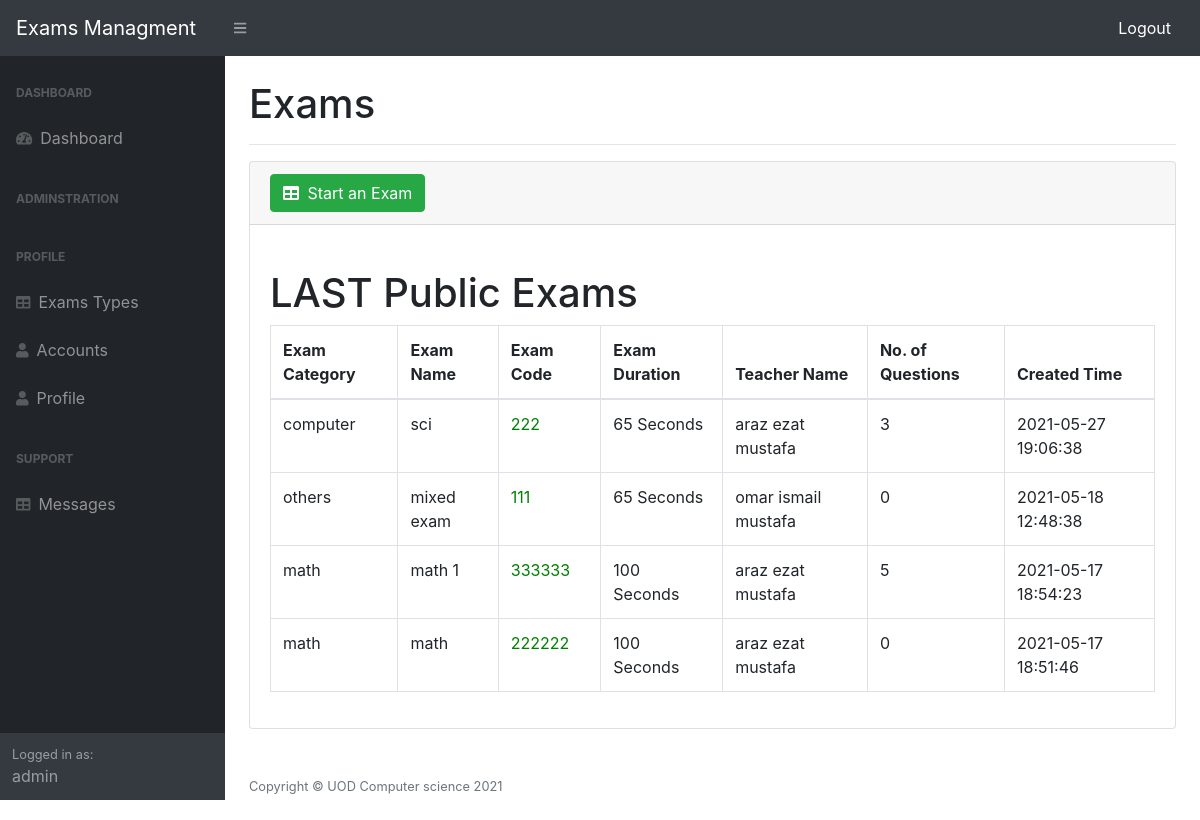
Screenshot of /admin/take_exam.php (signed in) with the database file from the repository.
### tables this page shows
CREATE TABLE `exams` (
  `ide` int(255) NOT NULL,
  `examName` text NOT NULL,
  `examCode` varchar(50) NOT NULL,
  `exam_duration` int(11) NOT NULL,
  `isEnable` int(11) NOT NULL,
  `isPublic` int(11) NOT NULL,
  `isRand` int(11) NOT NULL,
  `totalPoints` int(11) NOT NULL,
  `accountId` int(255) NOT NULL,
  `class_id` int(11) NOT NULL,
  `exam_created_time` timestamp NOT NULL DEFAULT current_timestamp()
);

CREATE TABLE `class` (
  `class_id` int(11) NOT NULL,
  `class_name` varchar(255) NOT NULL
);

CREATE TABLE `accounts` (
  `id` int(255) NOT NULL,
  `name` varchar(30) NOT NULL,
  `fullName` varchar(100) NOT NULL,
  `email` varchar(50) NOT NULL,
  `password` varchar(150) NOT NULL,
  `gender` varchar(20) NOT NULL,
  `age` int(11) NOT NULL,
  `role` varchar(10) NOT NULL,
  `created_time` timestamp NOT NULL DEFAULT current_timestamp() ON UPDATE current_timestamp()
);

### admin/take_exam.php (the view, shortened to what this page needs)
<?php
require_once 'header.php';
?>
            <div id="layoutSidenav_content">
                <main>
                    <div class="container-fluid">
                        <h1 class="mt-4">Exams</h1>
                        <hr>
                        <div class="card mb-4">
                            <div class="card-header">
                               <button class="btn btn-success" data-toggle="modal" data-target="#exampleModal">  <i class="fas fa-table mr-1"></i> Start an Exam</button>
                            </div>
                            <div class="card-body">
                            <h1 class="mt-4">LAST Public Exams</h1>
                                <div class="table-responsive">
                                    <table class="table table-bordered" width="100%" cellspacing="0">
                                        <thead>
                                            <tr>
                                                <th>Exam Category</th>
                                                <th>Exam Name</th>
                                                <th>Exam Code</th>
                                                <th>Exam Duration</th>
                                                <th>Teacher Name</th>
                                                <th>No. of Questions</th>
                                                <th>Created Time</th>
                                            </tr>
                                        </thead>
                                        <tbody>
                                             <?php
                                                 $query = "SELECT class.*,exams.*,accounts.*,(SELECT count(*) from questions
                                                 where exams.ide = examId) as countquestion
                                                  FROM `exams`,`accounts`,class
                                                 where exams.accountId = accounts.id and
                                                 class.class_id = exams.class_id and
                                                  exams.isPublic = 1 order by exams.ide DESC LIMIT 100";
                                                 $run = mysqli_query($con,$query) or die('mysql error');
                                                 while ($user = mysqli_fetch_assoc($run)) {
                                                    echo '
                                                    <tr>
                                                      <td>'.$user['class_name'].'</td>
                                                      <td>'.$user['examName'].'</td>
                                                       <td style="color:green">'.$user['examCode'].'</td>
                                                       <td>'.$user['exam_duration'].' Seconds</td>';
                                                       echo '<td>'.$user['fullName'].'</td>
                                                       <td>'.$user['countquestion'].'</td>
                                                       <td>'.$user['exam_created_time'].'</td>
                                                    </tr>
                                                    ';
                                                  }
                                            ?>
                                        </tbody>
                                    </table>
                                </div>
                            </div>
                        </div>
                    </div>
                </main>
<?php
require_once 'footer.php';
?>

### rows the page displays
exams: class.class_name "computer", examName "sci", examCode "222", exam_duration "65", accountId.fullName "araz ezat mustafa", countquestion "3", exam_created_time "2021-05-27 19:06:38"
exams: class.class_name "others", examName "mixed exam", examCode "111", exam_duration "65", accountId.fullName "omar ismail mustafa", countquestion "0", exam_created_time "2021-05-18 12:48:38"
exams: class.class_name "math", examName "math 1", examCode "333333", exam_duration "100", accountId.fullName "araz ezat mustafa", countquestion "5", exam_created_time "2021-05-17 18:54:23"
exams: class.class_name "math", examName "math", examCode "222222", exam_duration "100", accountId.fullName "araz ezat mustafa", countquestion "0", exam_created_time "2021-05-17 18:51:46"

### other values shown
$_SESSION['user-role'] "admin"
